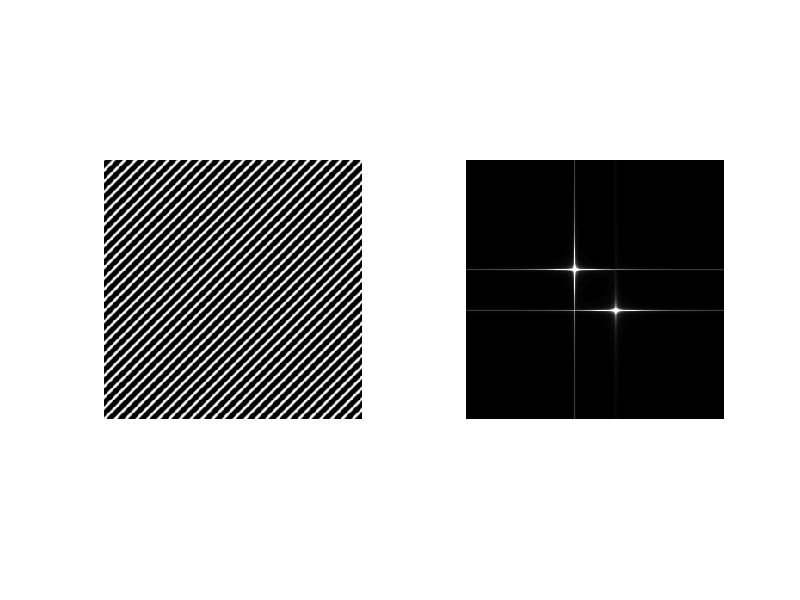

Here is the MATLAB script that generated this plot:
clear all;close all;
n=300;
m=n;
M=zeros(n,m);
r=100;
for p=1:n
    for q=1:m
        if (floor((p-n/2)^2)+floor((q-m/2)^2)) < r^2
            M(p,q)=1;
        end
    end
end

subplot(1,2,1);
imshow(M);

subplot(1,2,2)
TF_M_int = uint8(abs(fftshift(fft2(M))));
imshow(TF_M_int);

%%
clear all;close all;clc;
n=300;
m=n;
[x,y]=meshgrid(1:n,1:m);
M=cos(0.5*x+0.5*y);
subplot(1,2,1);
imshow(M);
subplot(1,2,2)
imshow(uint8(abs(fftshift(fft2(M)))));